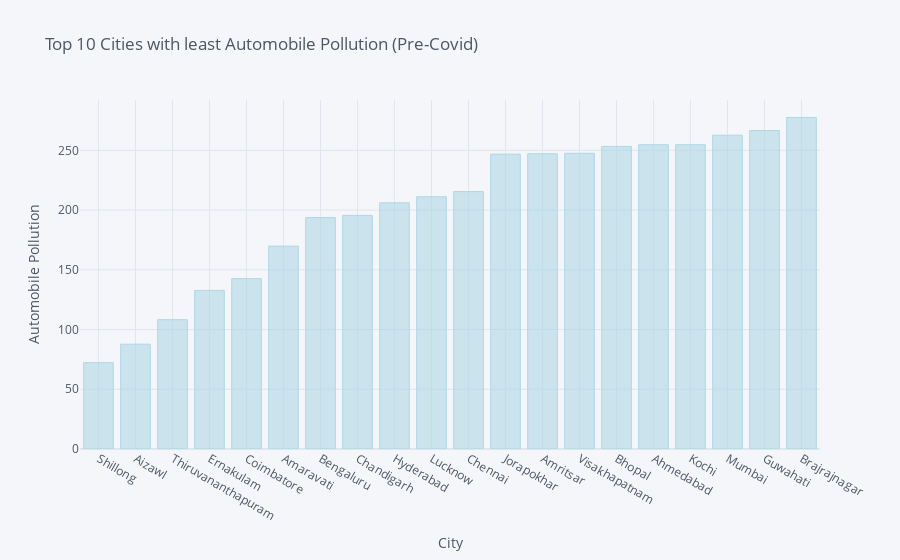

Notebook source saved alongside this figure:
### Markdown cell above
Among all the cities, Delhi experienced the highest levels of automobile pollution before the COVID era, with Patna and Gurugram following closely behind.

### Code cell
df_automobile = df.groupby('City')['Automobile_Pollution'].mean().sort_values(ascending=True).head(20)
plot = df_automobile.iplot(kind='bar', xTitle='City', yTitle='Automobile Pollution', title='Top 10 Cities with least Automobile Pollution (Pre-Covid)', color='lightblue')
plot

### Figure 1 — Plotly figure (JSON) as saved in the notebook; plotly's stock layout.template omitted (floating-point values rounded to 4 significant figures)
{"data": [{"marker": {"color": "rgba(173, 216, 230, 0.6)", "line": {"color": "rgba(173, 216, 230, 1.0)", "width": 1}}, "name": "Automobile_Pollution", "orientation": "v", "text": "", "type": "bar", "x": ["Shillong", "Aizawl", "Thiruvananthapuram", "Ernakulam", "Coimbatore", "Amaravati", "Bengaluru", "Chandigarh", "Hyderabad", "Lucknow", "Chennai", "Jorapokhar", "Amritsar", "Visakhapatnam", "Bhopal", "Ahmedabad", "Kochi", "Mumbai", "Guwahati", "Brajrajnagar"], "y": [72.27, 87.73, 108.3, 132.8, 142.6, 169.8, 193.7, 195.6, 206.1, 211.2, 215.5, 246.8, 247.1, 247.5, 253.3, 254.7, 254.7, 262.7, 266.6, 277.5]}], "layout": {"legend": {"bgcolor": "#F5F6F9", "font": {"color": "#4D5663"}}, "paper_bgcolor": "#F5F6F9", "plot_bgcolor": "#F5F6F9", "title": {"font": {"color": "#4D5663"}, "text": "Top 10 Cities with least Automobile Pollution (Pre-Covid)"}, "xaxis": {"gridcolor": "#E1E5ED", "showgrid": true, "tickfont": {"color": "#4D5663"}, "title": {"font": {"color": "#4D5663"}, "text": "City"}, "zerolinecolor": "#E1E5ED"}, "yaxis": {"gridcolor": "#E1E5ED", "showgrid": true, "tickfont": {"color": "#4D5663"}, "title": {"font": {"color": "#4D5663"}, "text": "Automobile Pollution"}, "zerolinecolor": "#E1E5ED"}}}
